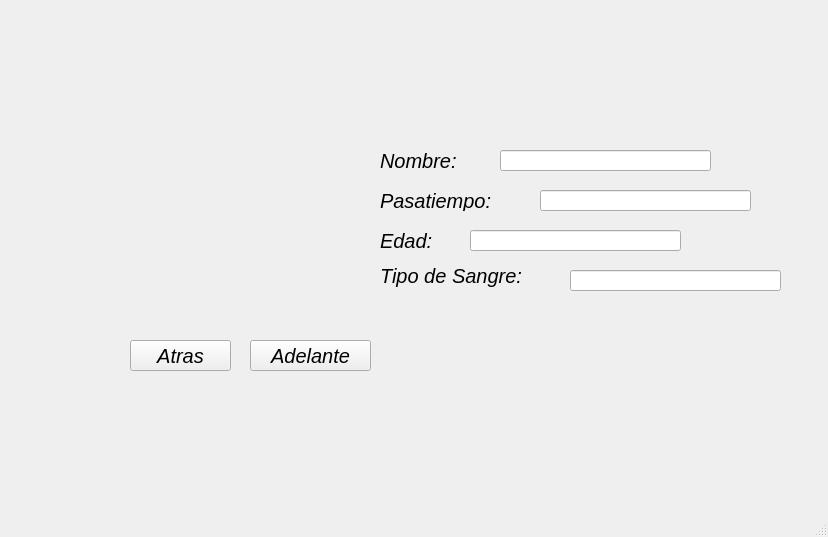
<?xml version="1.0" encoding="UTF-8"?>
<ui version="4.0">
 <class>MainWindow</class>
 <widget class="QMainWindow" name="MainWindow">
  <property name="geometry">
   <rect>
    <x>0</x>
    <y>0</y>
    <width>828</width>
    <height>537</height>
   </rect>
  </property>
  <property name="windowTitle">
   <string>MainWindow</string>
  </property>
  <widget class="QWidget" name="centralwidget">
   <widget class="QPushButton" name="btn_atras">
    <property name="geometry">
     <rect>
      <x>130</x>
      <y>340</y>
      <width>101</width>
      <height>31</height>
     </rect>
    </property>
    <property name="font">
     <font>
      <family>MS Sans Serif</family>
      <pointsize>15</pointsize>
      <italic>true</italic>
     </font>
    </property>
    <property name="text">
     <string>Atras</string>
    </property>
   </widget>
   <widget class="QPushButton" name="btn_adelante">
    <property name="geometry">
     <rect>
      <x>250</x>
      <y>340</y>
      <width>121</width>
      <height>31</height>
     </rect>
    </property>
    <property name="font">
     <font>
      <family>MS Sans Serif</family>
      <pointsize>15</pointsize>
      <italic>true</italic>
     </font>
    </property>
    <property name="text">
     <string>Adelante</string>
    </property>
   </widget>
   <widget class="QLabel" name="label_2">
    <property name="geometry">
     <rect>
      <x>380</x>
      <y>150</y>
      <width>221</width>
      <height>21</height>
     </rect>
    </property>
    <property name="font">
     <font>
      <family>MS Sans Serif</family>
      <pointsize>15</pointsize>
      <weight>50</weight>
      <italic>true</italic>
      <bold>false</bold>
     </font>
    </property>
    <property name="styleSheet">
     <string notr="true">font: italic 15pt &quot;MS Sans Serif&quot;;</string>
    </property>
    <property name="text">
     <string>Nombre:</string>
    </property>
   </widget>
   <widget class="QLineEdit" name="txt_nombre">
    <property name="geometry">
     <rect>
      <x>500</x>
      <y>150</y>
      <width>211</width>
      <height>21</height>
     </rect>
    </property>
    <property name="font">
     <font>
      <pointsize>16</pointsize>
      <weight>75</weight>
      <bold>true</bold>
     </font>
    </property>
    <property name="text">
     <string/>
    </property>
   </widget>
   <widget class="QLabel" name="label_5">
    <property name="geometry">
     <rect>
      <x>380</x>
      <y>190</y>
      <width>201</width>
      <height>21</height>
     </rect>
    </property>
    <property name="font">
     <font>
      <family>MS Sans Serif</family>
      <pointsize>15</pointsize>
      <weight>50</weight>
      <italic>true</italic>
      <bold>false</bold>
     </font>
    </property>
    <property name="text">
     <string>Pasatiempo:</string>
    </property>
   </widget>
   <widget class="QLabel" name="label_6">
    <property name="geometry">
     <rect>
      <x>380</x>
      <y>230</y>
      <width>201</width>
      <height>21</height>
     </rect>
    </property>
    <property name="font">
     <font>
      <family>MS Sans Serif</family>
      <pointsize>15</pointsize>
      <weight>50</weight>
      <italic>true</italic>
      <bold>false</bold>
     </font>
    </property>
    <property name="text">
     <string>Edad:</string>
    </property>
   </widget>
   <widget class="QLabel" name="label_7">
    <property name="geometry">
     <rect>
      <x>380</x>
      <y>260</y>
      <width>221</width>
      <height>31</height>
     </rect>
    </property>
    <property name="font">
     <font>
      <family>MS Sans Serif</family>
      <pointsize>15</pointsize>
      <weight>50</weight>
      <italic>true</italic>
      <bold>false</bold>
     </font>
    </property>
    <property name="text">
     <string>Tipo de Sangre:</string>
    </property>
   </widget>
   <widget class="QLineEdit" name="txt_pasatiempo">
    <property name="geometry">
     <rect>
      <x>540</x>
      <y>190</y>
      <width>211</width>
      <height>21</height>
     </rect>
    </property>
    <property name="font">
     <font>
      <pointsize>16</pointsize>
      <weight>75</weight>
      <bold>true</bold>
     </font>
    </property>
    <property name="text">
     <string/>
    </property>
   </widget>
   <widget class="QLineEdit" name="txt_edad">
    <property name="geometry">
     <rect>
      <x>470</x>
      <y>230</y>
      <width>211</width>
      <height>21</height>
     </rect>
    </property>
    <property name="font">
     <font>
      <pointsize>16</pointsize>
      <weight>75</weight>
      <bold>true</bold>
     </font>
    </property>
    <property name="text">
     <string/>
    </property>
   </widget>
   <widget class="QLineEdit" name="txt_tipo_de_sangre">
    <property name="geometry">
     <rect>
      <x>570</x>
      <y>270</y>
      <width>211</width>
      <height>21</height>
     </rect>
    </property>
    <property name="font">
     <font>
      <pointsize>16</pointsize>
      <weight>75</weight>
      <bold>true</bold>
     </font>
    </property>
    <property name="text">
     <string/>
    </property>
   </widget>
   <widget class="QLabel" name="label">
    <property name="geometry">
     <rect>
      <x>50</x>
      <y>-40</y>
      <width>221</width>
      <height>201</height>
     </rect>
    </property>
    <property name="styleSheet">
     <string notr="true">border-image: url(:/Logos/ingenieria logo.png);</string>
    </property>
    <property name="text">
     <string/>
    </property>
   </widget>
   <widget class="QLabel" name="label_3">
    <property name="geometry">
     <rect>
      <x>600</x>
      <y>30</y>
      <width>151</width>
      <height>91</height>
     </rect>
    </property>
    <property name="styleSheet">
     <string notr="true">border-image: url(:/Logos/uat logo.jpg);</string>
    </property>
    <property name="text">
     <string/>
    </property>
   </widget>
   <widget class="QLabel" name="img_persona">
    <property name="geometry">
     <rect>
      <x>160</x>
      <y>100</y>
      <width>191</width>
      <height>221</height>
     </rect>
    </property>
    <property name="cursor">
     <cursorShape>BusyCursor</cursorShape>
    </property>
    <property name="styleSheet">
     <string notr="true">border-image: url(:/Logos/yo xd.jpg);</string>
    </property>
    <property name="text">
     <string/>
    </property>
    <property name="pixmap">
     <pixmap resource="recursos.qrc">:/Logos/yo xd.jpg</pixmap>
    </property>
    <property name="scaledContents">
     <bool>true</bool>
    </property>
   </widget>
   <widget class="QLabel" name="label_8">
    <property name="geometry">
     <rect>
      <x>660</x>
      <y>340</y>
      <width>131</width>
      <height>141</height>
     </rect>
    </property>
    <property name="styleSheet">
     <string notr="true">border-image: url(:/Logos/logo programador.png);</string>
    </property>
    <property name="text">
     <string/>
    </property>
   </widget>
  </widget>
  <widget class="QMenuBar" name="menubar">
   <property name="geometry">
    <rect>
     <x>0</x>
     <y>0</y>
     <width>828</width>
     <height>26</height>
    </rect>
   </property>
  </widget>
  <widget class="QStatusBar" name="statusbar"/>
 </widget>
 <resources>
  <include location="recursos.qrc"/>
 </resources>
 <connections/>
</ui>
